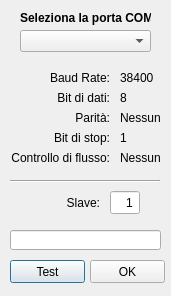
<?xml version="1.0" encoding="UTF-8"?>
<ui version="4.0">
 <class>comDlg</class>
 <widget class="QDialog" name="comDlg">
  <property name="geometry">
   <rect>
    <x>0</x>
    <y>0</y>
    <width>171</width>
    <height>296</height>
   </rect>
  </property>
  <property name="windowTitle">
   <string>Dialog</string>
  </property>
  <widget class="QLabel" name="label_9">
   <property name="geometry">
    <rect>
     <x>120</x>
     <y>130</y>
     <width>41</width>
     <height>16</height>
    </rect>
   </property>
   <property name="text">
    <string>1</string>
   </property>
  </widget>
  <widget class="QLabel" name="label_11">
   <property name="geometry">
    <rect>
     <x>120</x>
     <y>150</y>
     <width>41</width>
     <height>16</height>
    </rect>
   </property>
   <property name="text">
    <string>Nessuno</string>
   </property>
  </widget>
  <widget class="QLabel" name="label_5">
   <property name="geometry">
    <rect>
     <x>10</x>
     <y>90</y>
     <width>100</width>
     <height>16</height>
    </rect>
   </property>
   <property name="text">
    <string>Bit di dati:</string>
   </property>
   <property name="alignment">
    <set>Qt::AlignRight|Qt::AlignTrailing|Qt::AlignVCenter</set>
   </property>
  </widget>
  <widget class="QComboBox" name="comCb">
   <property name="geometry">
    <rect>
     <x>20</x>
     <y>30</y>
     <width>131</width>
     <height>22</height>
    </rect>
   </property>
  </widget>
  <widget class="QLabel" name="label_8">
   <property name="geometry">
    <rect>
     <x>10</x>
     <y>130</y>
     <width>100</width>
     <height>16</height>
    </rect>
   </property>
   <property name="text">
    <string>Bit di stop:</string>
   </property>
   <property name="alignment">
    <set>Qt::AlignRight|Qt::AlignTrailing|Qt::AlignVCenter</set>
   </property>
  </widget>
  <widget class="QLabel" name="label_6">
   <property name="geometry">
    <rect>
     <x>120</x>
     <y>90</y>
     <width>41</width>
     <height>16</height>
    </rect>
   </property>
   <property name="text">
    <string>8</string>
   </property>
  </widget>
  <widget class="QLabel" name="label_3">
   <property name="geometry">
    <rect>
     <x>10</x>
     <y>70</y>
     <width>100</width>
     <height>16</height>
    </rect>
   </property>
   <property name="text">
    <string>Baud Rate:</string>
   </property>
   <property name="alignment">
    <set>Qt::AlignRight|Qt::AlignTrailing|Qt::AlignVCenter</set>
   </property>
  </widget>
  <widget class="QPushButton" name="testPb">
   <property name="geometry">
    <rect>
     <x>10</x>
     <y>260</y>
     <width>75</width>
     <height>23</height>
    </rect>
   </property>
   <property name="text">
    <string>Test</string>
   </property>
  </widget>
  <widget class="QLabel" name="label_7">
   <property name="geometry">
    <rect>
     <x>10</x>
     <y>110</y>
     <width>100</width>
     <height>16</height>
    </rect>
   </property>
   <property name="text">
    <string>Parità:</string>
   </property>
   <property name="alignment">
    <set>Qt::AlignRight|Qt::AlignTrailing|Qt::AlignVCenter</set>
   </property>
  </widget>
  <widget class="QPushButton" name="confirmPb">
   <property name="geometry">
    <rect>
     <x>90</x>
     <y>260</y>
     <width>75</width>
     <height>23</height>
    </rect>
   </property>
   <property name="text">
    <string>OK</string>
   </property>
  </widget>
  <widget class="QLabel" name="label_4">
   <property name="geometry">
    <rect>
     <x>120</x>
     <y>70</y>
     <width>41</width>
     <height>16</height>
    </rect>
   </property>
   <property name="text">
    <string>38400</string>
   </property>
  </widget>
  <widget class="QLabel" name="label_10">
   <property name="geometry">
    <rect>
     <x>120</x>
     <y>110</y>
     <width>41</width>
     <height>16</height>
    </rect>
   </property>
   <property name="text">
    <string>Nessuna</string>
   </property>
  </widget>
  <widget class="QLabel" name="label_12">
   <property name="geometry">
    <rect>
     <x>10</x>
     <y>150</y>
     <width>100</width>
     <height>16</height>
    </rect>
   </property>
   <property name="text">
    <string>Controllo di flusso:</string>
   </property>
   <property name="alignment">
    <set>Qt::AlignRight|Qt::AlignTrailing|Qt::AlignVCenter</set>
   </property>
  </widget>
  <widget class="QLabel" name="label">
   <property name="geometry">
    <rect>
     <x>20</x>
     <y>10</y>
     <width>131</width>
     <height>16</height>
    </rect>
   </property>
   <property name="font">
    <font>
     <weight>75</weight>
     <bold>true</bold>
    </font>
   </property>
   <property name="text">
    <string>Seleziona la porta COM</string>
   </property>
   <property name="alignment">
    <set>Qt::AlignLeading|Qt::AlignLeft|Qt::AlignVCenter</set>
   </property>
  </widget>
  <widget class="Line" name="line">
   <property name="geometry">
    <rect>
     <x>10</x>
     <y>180</y>
     <width>150</width>
     <height>3</height>
    </rect>
   </property>
   <property name="orientation">
    <enum>Qt::Horizontal</enum>
   </property>
  </widget>
  <widget class="QLabel" name="label_13">
   <property name="geometry">
    <rect>
     <x>0</x>
     <y>190</y>
     <width>100</width>
     <height>25</height>
    </rect>
   </property>
   <property name="text">
    <string>Slave:</string>
   </property>
   <property name="alignment">
    <set>Qt::AlignRight|Qt::AlignTrailing|Qt::AlignVCenter</set>
   </property>
  </widget>
  <widget class="QSpinBox" name="slaveSb">
   <property name="geometry">
    <rect>
     <x>110</x>
     <y>190</y>
     <width>30</width>
     <height>25</height>
    </rect>
   </property>
   <property name="alignment">
    <set>Qt::AlignRight|Qt::AlignTrailing|Qt::AlignVCenter</set>
   </property>
   <property name="buttonSymbols">
    <enum>QAbstractSpinBox::NoButtons</enum>
   </property>
   <property name="minimum">
    <number>1</number>
   </property>
   <property name="value">
    <number>1</number>
   </property>
  </widget>
  <widget class="QLineEdit" name="logLe">
   <property name="geometry">
    <rect>
     <x>10</x>
     <y>230</y>
     <width>151</width>
     <height>20</height>
    </rect>
   </property>
  </widget>
 </widget>
 <resources/>
 <connections/>
</ui>
